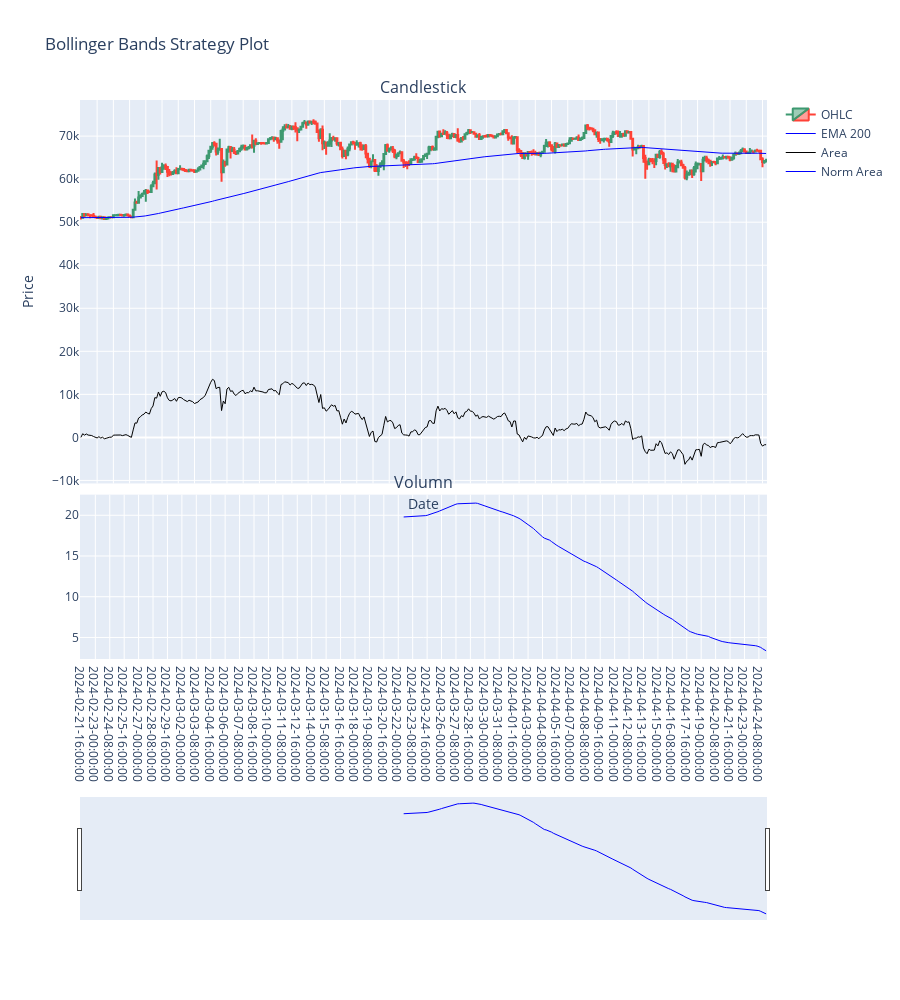

The code cell stored with this chart in its notebook:
### Code cell
_plotly_strategy(_df)

### Figure 1 — Plotly figure (JSON) as saved in the notebook; plotly's stock layout.template omitted (floating-point values rounded to 4 significant figures; data arrays with more than 128 entries replaced by an {"elided": "..."} marker saying what was removed)
{"data": [{"close": {"elided": "381 int values"}, "high": {"elided": "381 int values"}, "low": {"elided": "381 int values"}, "name": "OHLC", "open": {"elided": "381 int values"}, "type": "candlestick", "x": {"elided": "381 str values"}, "xaxis": "x", "yaxis": "y"}, {"line": {"color": "blue", "width": 1}, "name": "EMA 200", "type": "scatter", "x": {"elided": "381 str values"}, "xaxis": "x", "y": {"elided": "381 float values"}, "yaxis": "y"}, {"line": {"color": "black", "width": 1}, "name": "Area", "type": "scatter", "x": {"elided": "381 str values"}, "xaxis": "x", "y": {"elided": "381 float values"}, "yaxis": "y"}, {"line": {"color": "blue", "width": 1}, "name": "Norm Area", "type": "scatter", "x": {"elided": "381 str values"}, "xaxis": "x2", "y": {"elided": "381 float values"}, "yaxis": "y2"}], "layout": {"annotations": [{"font": {"size": 16}, "showarrow": false, "text": "Candlestick", "x": 0.5, "xanchor": "center", "xref": "paper", "y": 1, "yanchor": "bottom", "yref": "paper"}, {"font": {"size": 16}, "showarrow": false, "text": "Volumn", "x": 0.5, "xanchor": "center", "xref": "paper", "y": 0.294, "yanchor": "bottom", "yref": "paper"}], "height": 1000, "title": {"text": "Bollinger Bands Strategy Plot"}, "xaxis": {"anchor": "y", "domain": [0, 1], "matches": "x2", "rangeslider": {"visible": false}, "showticklabels": false, "title": {"text": "Date"}}, "xaxis2": {"anchor": "y2", "domain": [0, 1], "rangeslider": {"visible": true}}, "yaxis": {"anchor": "x", "domain": [0.314, 1], "title": {"text": "Price"}}, "yaxis2": {"anchor": "x2", "domain": [0, 0.294]}}}
